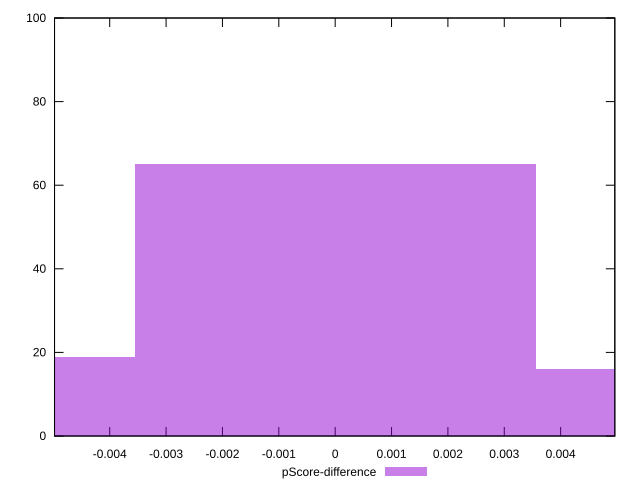

The gnuplot source for this figure:
reset

$pScoreDifference <<EOF
0 65
-0.007114029271334194 19
0.007114029271334194 16
EOF

set key outside below
set boxwidth 0.007114029271334194
set xrange [-0.004979003956874489:0.004961383327950226]
set yrange [0:100]
set trange [0:100]
set style fill transparent solid 0.5 noborder
set terminal svg size 640, 490 enhanced background rgb 'white'
set output "report/report_00029_2021-02-24T13-36-40.390Z/total-blocking-time/samples/astro/pScore-difference/histogram.svg"

plot $pScoreDifference title "pScore-difference" with boxes

reset
